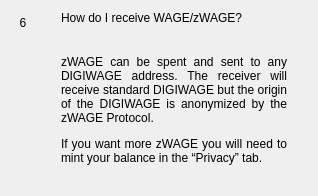
                  <widget class="QWidget" name="widgetFaq6" native="true">
                   <layout class="QHBoxLayout" name="horizontalpage_6" stretch="0,1">
                    <item alignment="Qt::AlignTop">
                     <widget class="QLabel" name="labelNumber6">
                      <property name="minimumSize">
                       <size>
                        <width>24</width>
                        <height>24</height>
                       </size>
                      </property>
                      <property name="maximumSize">
                       <size>
                        <width>16777215</width>
                        <height>24</height>
                       </size>
                      </property>
                      <property name="text">
                       <string>6</string>
                      </property>
                      <property name="alignment">
                       <set>Qt::AlignCenter</set>
                      </property>
                     </widget>
                    </item>
                    <item>
                     <layout class="QVBoxLayout" name="verticalLayoutpage_6">
                      <property name="spacing">
                       <number>0</number>
                      </property>
                      <property name="leftMargin">
                       <number>20</number>
                      </property>
                      <property name="rightMargin">
                       <number>20</number>
                      </property>
                      <item>
                       <widget class="QLabel" name="labelSubtitle6">
                        <property name="text">
                         <string>How do I receive WAGE/zWAGE?</string>
                        </property>
                        <property name="wordWrap">
                         <bool>true</bool>
                        </property>
                       </widget>
                      </item>
                      <item>
                       <spacer name="verticalSpacer_60">
                        <property name="orientation">
                         <enum>Qt::Vertical</enum>
                        </property>
                        <property name="sizeType">
                         <enum>QSizePolicy::Fixed</enum>
                        </property>
                        <property name="sizeHint" stdset="0">
                         <size>
                          <width>20</width>
                          <height>30</height>
                         </size>
                        </property>
                       </spacer>
                      </item>
                      <item>
                       <widget class="QLabel" name="labelContent6">
                        <property name="text">
                         <string>
                           &lt;html&gt;&lt;head/&gt;&lt;body&gt;&lt;p align=&quot;justify&quot;&gt;
                           zWAGE can be spent and sent to any DIGIWAGE address. The receiver will
                           receive standard DIGIWAGE but the origin of the DIGIWAGE is anonymized by the zWAGE Protocol.
                           &lt;/p&gt;&lt;p align=&quot;justify&quot;&gt;
                           If you want more zWAGE you will need to mint your balance in the “Privacy” tab.
                           &lt;/p&gt;&lt;/body&gt;&lt;/html&gt;
                         </string>
                        </property>
                        <property name="alignment">
                         <set>Qt::AlignLeading|Qt::AlignLeft|Qt::AlignTop</set>
                        </property>
                        <property name="wordWrap">
                         <bool>true</bool>
                        </property>
                       </widget>
                      </item>
                      <item>
                       <spacer name="verticalSpacer_61">
                        <property name="orientation">
                         <enum>Qt::Vertical</enum>
                        </property>
                        <property name="sizeHint" stdset="0">
                         <size>
                          <width>20</width>
                          <height>20</height>
                         </size>
                        </property>
                       </spacer>
                      </item>
                     </layout>
                    </item>
                   </layout>
                  </widget>
